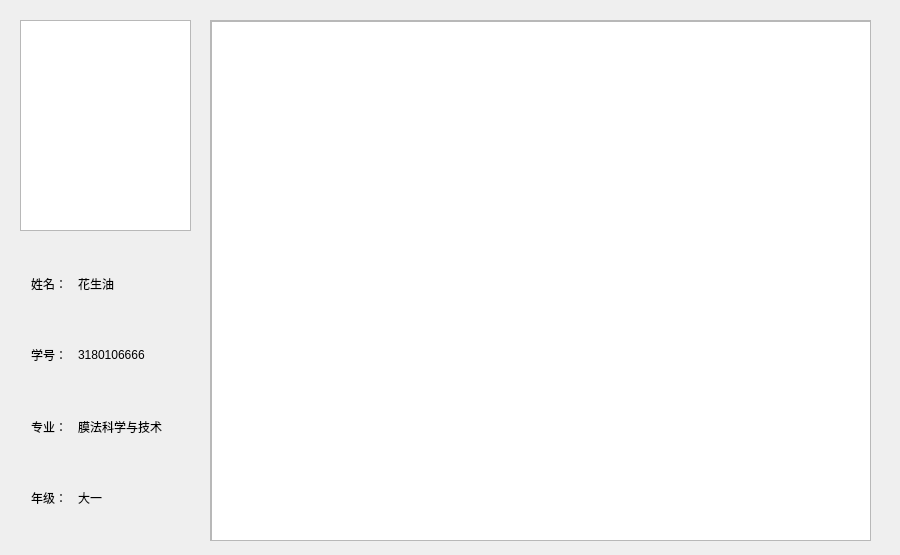
<?xml version="1.0" encoding="UTF-8"?>
<ui version="4.0">
 <class>StudentWindow</class>
 <widget class="QDialog" name="StudentWindow">
  <property name="geometry">
   <rect>
    <x>0</x>
    <y>0</y>
    <width>900</width>
    <height>555</height>
   </rect>
  </property>
  <property name="minimumSize">
   <size>
    <width>900</width>
    <height>555</height>
   </size>
  </property>
  <property name="maximumSize">
   <size>
    <width>900</width>
    <height>555</height>
   </size>
  </property>
  <property name="windowTitle">
   <string>学生主界面</string>
  </property>
  <widget class="QGraphicsView" name="graphicsView">
   <property name="geometry">
    <rect>
     <x>20</x>
     <y>20</y>
     <width>171</width>
     <height>211</height>
    </rect>
   </property>
  </widget>
  <widget class="QWidget" name="layoutWidget">
   <property name="geometry">
    <rect>
     <x>20</x>
     <y>240</y>
     <width>191</width>
     <height>301</height>
    </rect>
   </property>
   <layout class="QVBoxLayout" name="verticalLayout_2">
    <item>
     <layout class="QHBoxLayout" name="horizontalLayout_5" stretch="1,3">
      <item>
       <widget class="QLabel" name="LabelName_2">
        <property name="text">
         <string>姓名：</string>
        </property>
       </widget>
      </item>
      <item>
       <widget class="QLabel" name="Name_2">
        <property name="text">
         <string>花生油</string>
        </property>
        <property name="alignment">
         <set>Qt::AlignLeading|Qt::AlignLeft|Qt::AlignVCenter</set>
        </property>
       </widget>
      </item>
     </layout>
    </item>
    <item>
     <layout class="QHBoxLayout" name="horizontalLayout_6" stretch="1,3">
      <item>
       <widget class="QLabel" name="LabelId_2">
        <property name="text">
         <string>学号：</string>
        </property>
       </widget>
      </item>
      <item>
       <widget class="QLabel" name="Id_2">
        <property name="text">
         <string>3180106666</string>
        </property>
        <property name="alignment">
         <set>Qt::AlignLeading|Qt::AlignLeft|Qt::AlignVCenter</set>
        </property>
       </widget>
      </item>
     </layout>
    </item>
    <item>
     <layout class="QHBoxLayout" name="horizontalLayout_7" stretch="1,3">
      <item>
       <widget class="QLabel" name="LabelMajor_2">
        <property name="text">
         <string>专业：</string>
        </property>
       </widget>
      </item>
      <item>
       <widget class="QLabel" name="Major_2">
        <property name="text">
         <string>膜法科学与技术</string>
        </property>
        <property name="alignment">
         <set>Qt::AlignLeading|Qt::AlignLeft|Qt::AlignVCenter</set>
        </property>
       </widget>
      </item>
     </layout>
    </item>
    <item>
     <layout class="QHBoxLayout" name="horizontalLayout_8" stretch="1,3">
      <item>
       <widget class="QLabel" name="LabelGrade_2">
        <property name="text">
         <string>年级：</string>
        </property>
       </widget>
      </item>
      <item>
       <widget class="QLabel" name="Grade_2">
        <property name="text">
         <string>大一</string>
        </property>
        <property name="alignment">
         <set>Qt::AlignLeading|Qt::AlignLeft|Qt::AlignVCenter</set>
        </property>
       </widget>
      </item>
     </layout>
    </item>
   </layout>
  </widget>
  <widget class="QScrollArea" name="scrollArea">
   <property name="geometry">
    <rect>
     <x>210</x>
     <y>20</y>
     <width>661</width>
     <height>521</height>
    </rect>
   </property>
   <property name="widgetResizable">
    <bool>true</bool>
   </property>
   <widget class="QWidget" name="scrollAreaWidgetContents_2">
    <property name="geometry">
     <rect>
      <x>0</x>
      <y>0</y>
      <width>659</width>
      <height>519</height>
     </rect>
    </property>
    <widget class="QTableView" name="examTable">
     <property name="geometry">
      <rect>
       <x>0</x>
       <y>0</y>
       <width>671</width>
       <height>521</height>
      </rect>
     </property>
    </widget>
   </widget>
  </widget>
 </widget>
 <layoutdefault spacing="6" margin="11"/>
 <resources/>
 <connections/>
</ui>
